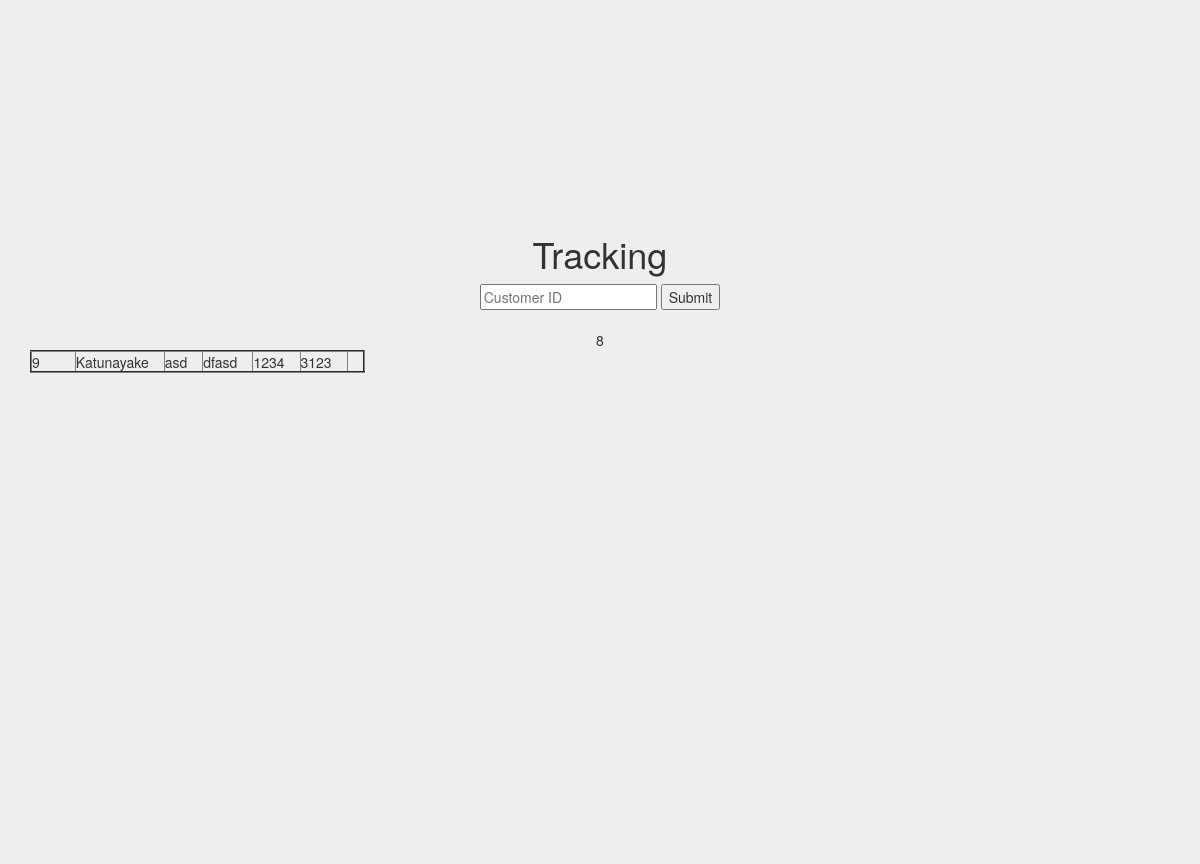
/Customerhome.php (signed in, lower part), run on an earlier commit of the app's database.
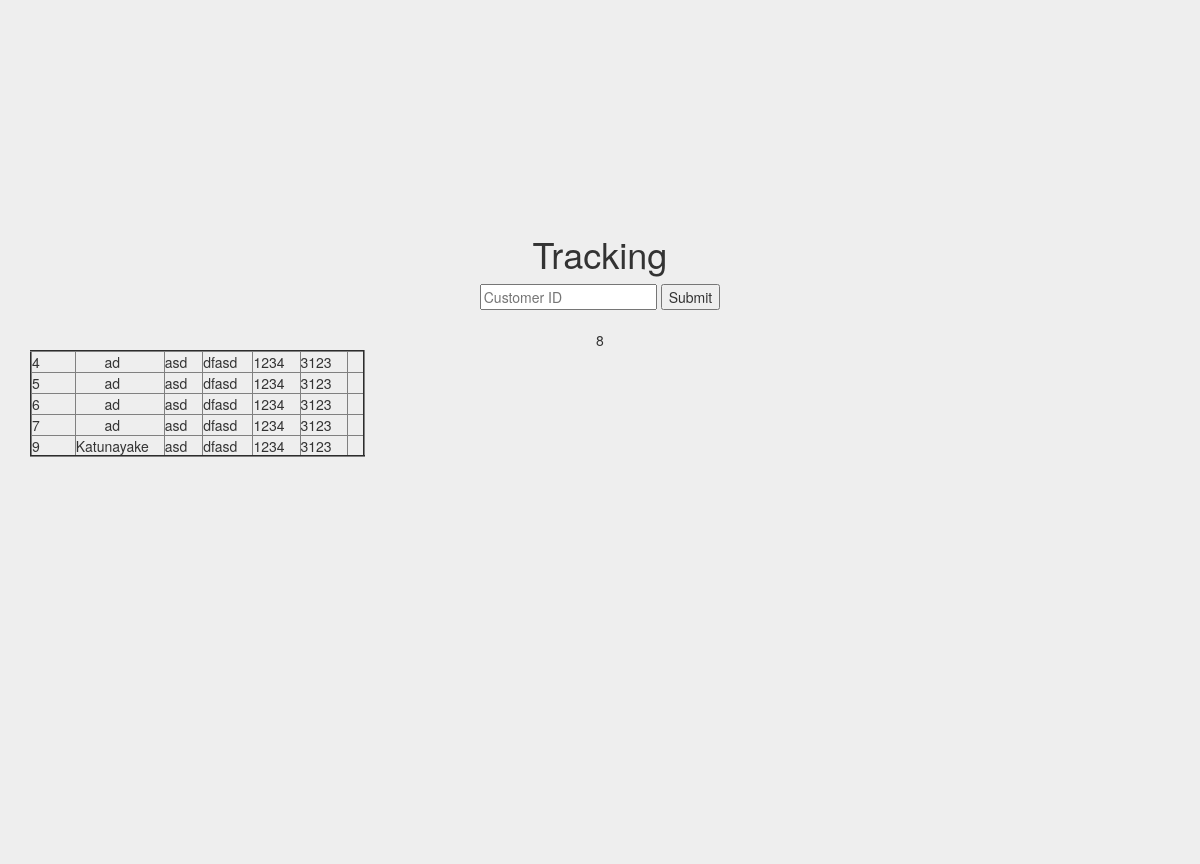
And on a later commit of the database.
### tables this page shows
CREATE TABLE `parcel` (
  `id` int(11) NOT NULL,
  `customer_id` int(11) NOT NULL,
  `pickup_address` varchar(45) DEFAULT NULL,
  `delivery_address` varchar(45) DEFAULT NULL,
  `package_type` varchar(45) DEFAULT NULL,
  `contact_no` varchar(45) DEFAULT NULL,
  `state_address` varchar(45) DEFAULT NULL,
  `note` varchar(45) DEFAULT NULL
);

### customerSession.php (called while the page is built, shortened)
<?php
$connection = mysql_connect("localhost", "root", "");
$user_check=$_SESSION['login_user'];
$ses_sql=mysql_query("select username from customer where username='$user_check'", $connection);
$row = mysql_fetch_assoc($ses_sql);
$login_session =$row['username'];
?>

### Customerhome.php (the view, shortened to what this page needs)
<!DOCTYPE html>
<html lang="en">
<head>
    <link href="css/bootstrap.min.css" rel="stylesheet">
    <link href="css/scrolling-nav.css" rel="stylesheet">
</head>
<body id="page-top" data-spy="scroll" data-target=".navbar-fixed-top">
					<?php
                    include('customerSession.php');
                    ?>
    <section id="contact" class="contact-section">
    </section>
    <section id="track" class="track-section">
        <div class="container">
            <div class="row">
                <div class="">
                    <h1>Tracking</h1>
                     </div>
             </div>
             <form action="CustomerParcels.php" method="post">
             <input type="text" name="name" placeholder="Customer ID">
             <input type="submit">
             </form>
              <?php
			  require 'connect.php';
			 $sql = "SELECT id from customer where username = '$login_session'";
if (mysqli_query($con, $sql)) {
$results = mysqli_query($con, $sql) or die(mysql_error());
$x=1;
while ($row = mysqli_fetch_array($results, MYSQLI_ASSOC)) {
if ($x <= 1)
{
$x = $x + 1;
extract($row);
}
$x=0;
}
}
$sql = "SELECT ID, pickup_address, delivery_address, package_type, contact_no, state_address FROM
parcel where customer_id like '$id'";
if (mysqli_query($con, $sql)) {
$results = mysqli_query($con, $sql) or die(mysql_error());
echo "<table border=\"2\">";
$x=1;
echo "<tr>";
while ($row = mysqli_fetch_array($results, MYSQLI_ASSOC)) {
if ($x <= 1)
{
$x = $x + 1;
extract($row);
echo "<td style=\"padding-right:35px;\">";
echo $ID .'<br/>';
echo "<td style=\"padding-right:15px;\">";
echo $pickup_address .'<br/>';
echo "</td>";
echo "<td style=\"padding-right:15px;\">";
echo $delivery_address .'<br/>';
echo "</td>";
echo "<td style=\"padding-right:15px;\">";
echo $package_type .'<br/>';
echo "<td style=\"padding-right:15px;\">";
echo $contact_no .'<br/>';
echo "<td style=\"padding-right:15px;\">";
echo $state_address .'<br/>';
echo "<td style=\"padding-right:15px;\">";
echo "</td>";
}
$x=0;
echo "</tr><tr>";
}
echo "</table>";
}
?>
</body>
</html>

### css/scrolling-nav.css (style rules this page uses)
body { width: 100%; height: 100%; }
html { width: 100%; height: 100%; }
.contact-section { height: 100%; padding-top: 150px; text-align: center; background: #eee; }
.track-section { height: 100%; padding-top: 150px; text-align: center; background: #eee; }

### Customerhome.php (style rules this page uses)
html, body { height: 100%; margin: 0; padding: 0; }

What changed in the data, as far as the page shows it:
now on this page (row edited): parcel: id "4", pickup_address "ad", delivery_address "asd", package_type "dfasd", contact_no "1234", state_address "3123"
now on this page (row edited): parcel: id "5", pickup_address "ad", delivery_address "asd", package_type "dfasd", contact_no "1234", state_address "3123"
now on this page (row edited): parcel: id "6", pickup_address "ad", delivery_address "asd", package_type "dfasd", contact_no "1234", state_address "3123"
now on this page (row edited): parcel: id "7", pickup_address "ad", delivery_address "asd", package_type "dfasd", contact_no "1234", state_address "3123"
